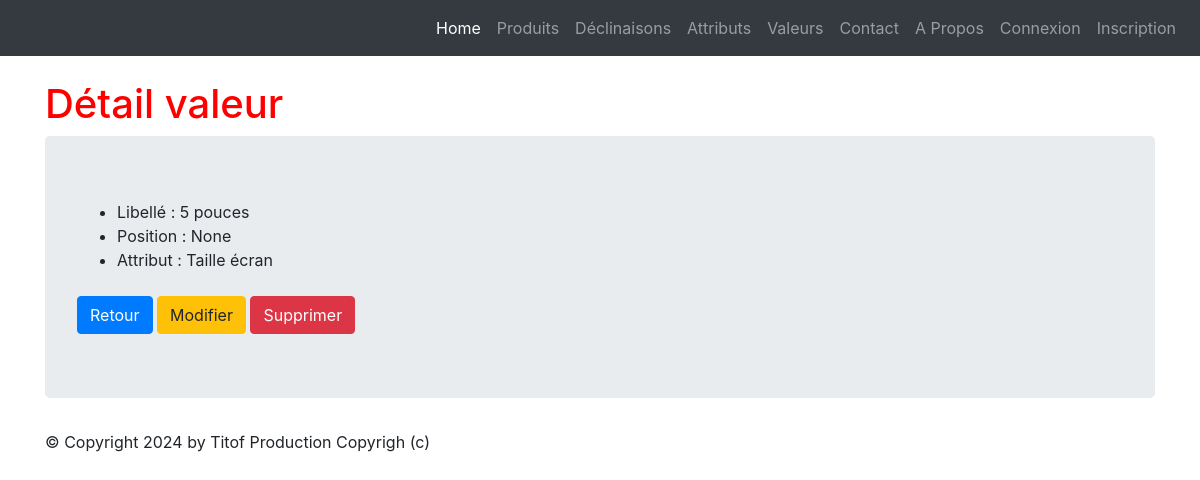
The page /monapp/value/4 on the database as committed earlier.
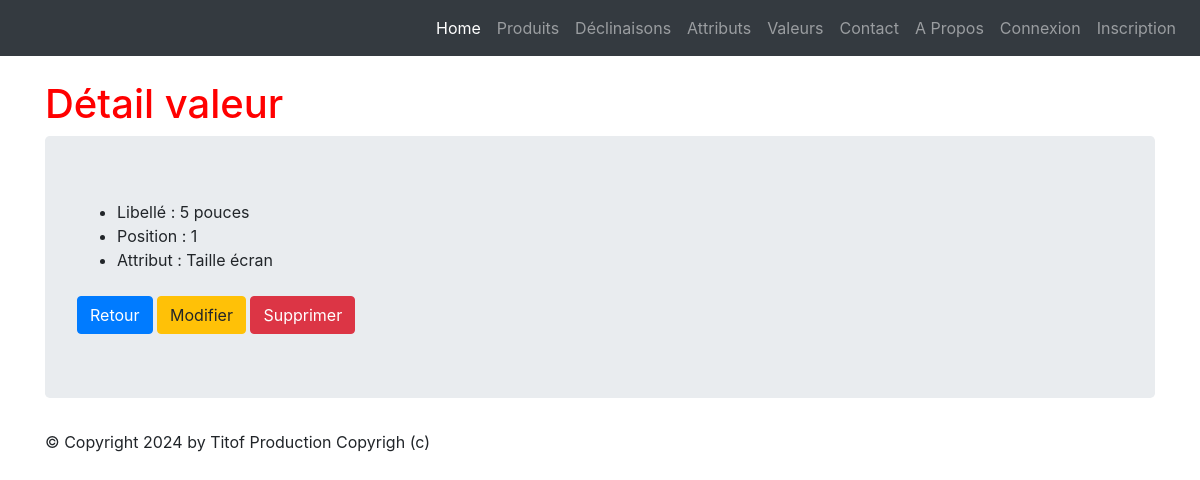
The same page on the database as committed later.
### monapp/models.py (models this page shows, shortened)
class ProductAttributeValue(models.Model):
    class Meta:
        verbose_name = "Valeur attribut"
        ordering = ['position']
    value              = models.CharField(max_length=100)
    product_attribute  = models.ForeignKey('ProductAttribute', verbose_name="Unité", on_delete=models.CASCADE)
    position           = models.PositiveSmallIntegerField("Position", null=True, blank=True)

class ProductAttribute(models.Model):
    class Meta:
        verbose_name = "Attribut"
    name =  models.CharField(max_length=100)
    def __str__(self):
        return self.name

### monapp/views.py (the view)
# urls.py: path("value/<pk>",views.ProductAttributeValueDetailView.as_view() ,name='value-detail'),
class ProductAttributeValueDetailView(DetailView):
    model = ProductAttributeValue
    template_name = "monapp/detail_value.html"
    context_object_name = "productattributevalue"
    def get_context_data(self, **kwargs):
        context = super(ProductAttributeValueDetailView, self).get_context_data(**kwargs)
        context['titremenu'] = "Détail valeur"
        return context

### templates/monapp/detail_value.html (shortened to what this page needs)
{% extends 'monapp/base.html' %}
{% block menu %}
<h1>{{titremenu}}</h1>
{% endblock %}
{% block contenu %}
    <ul>
        <li>Libellé : {{ productattributevalue.value }}</li>
        <li>Position : {{ productattributevalue.position }}</li>
        <li>Attribut : {{ productattributevalue.product_attribute }}</li>
    </ul>
    <a href="{% url 'value-list' %}" class="btn btn-primary mt-2">Retour</a>
    <a href="{% url 'value-update' productattributevalue.id %}" class="btn btn-warning mt-2">Modifier</a>
    <a href="{% url 'value-delete' productattributevalue.id %}" class="btn btn-danger mt-2">Supprimer</a>
{% endblock %}

Rows that differ between the two databases and show on the page:
changed ProductAttributeValue "5 pouces": position "None" → "1"
